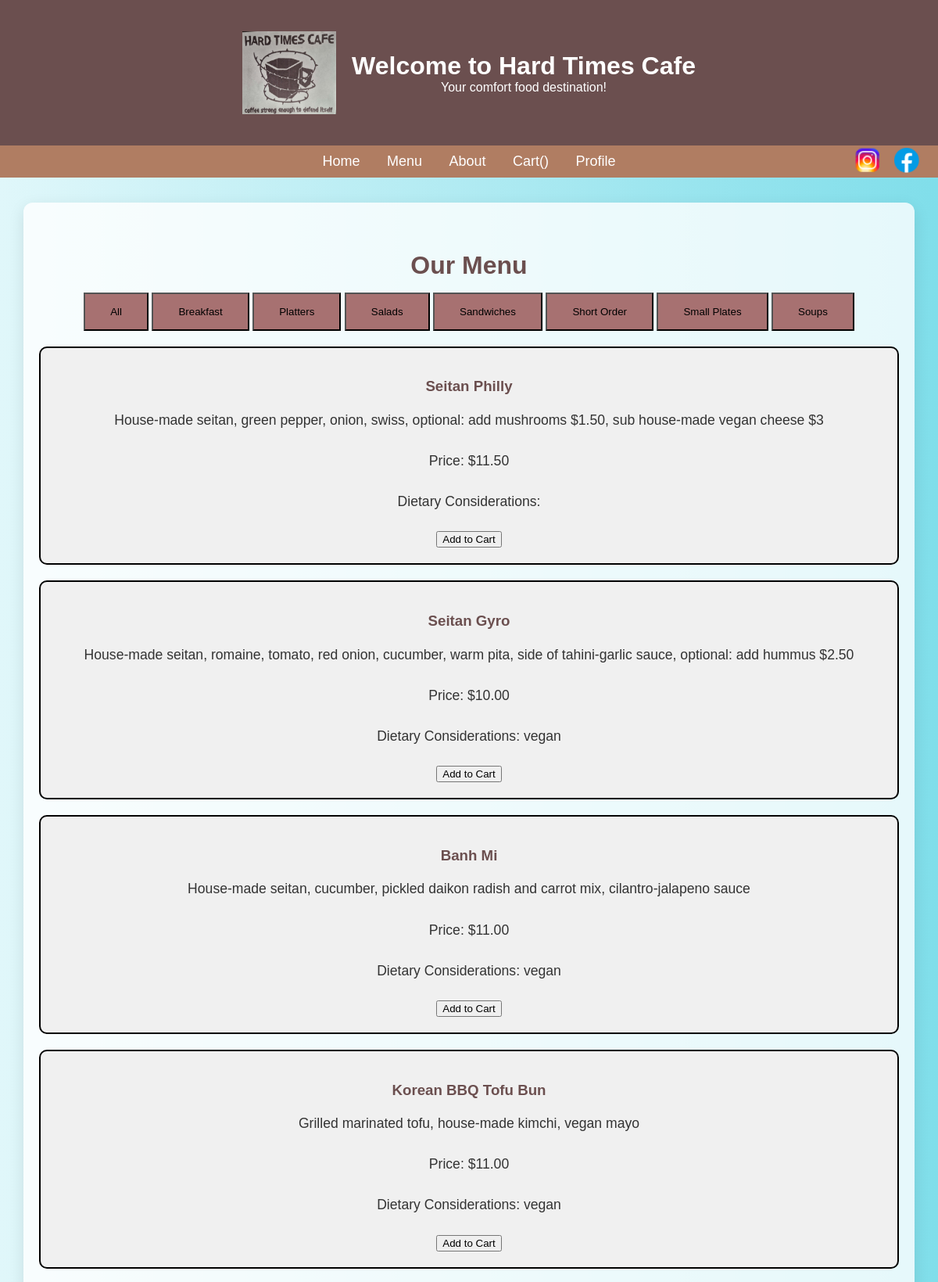
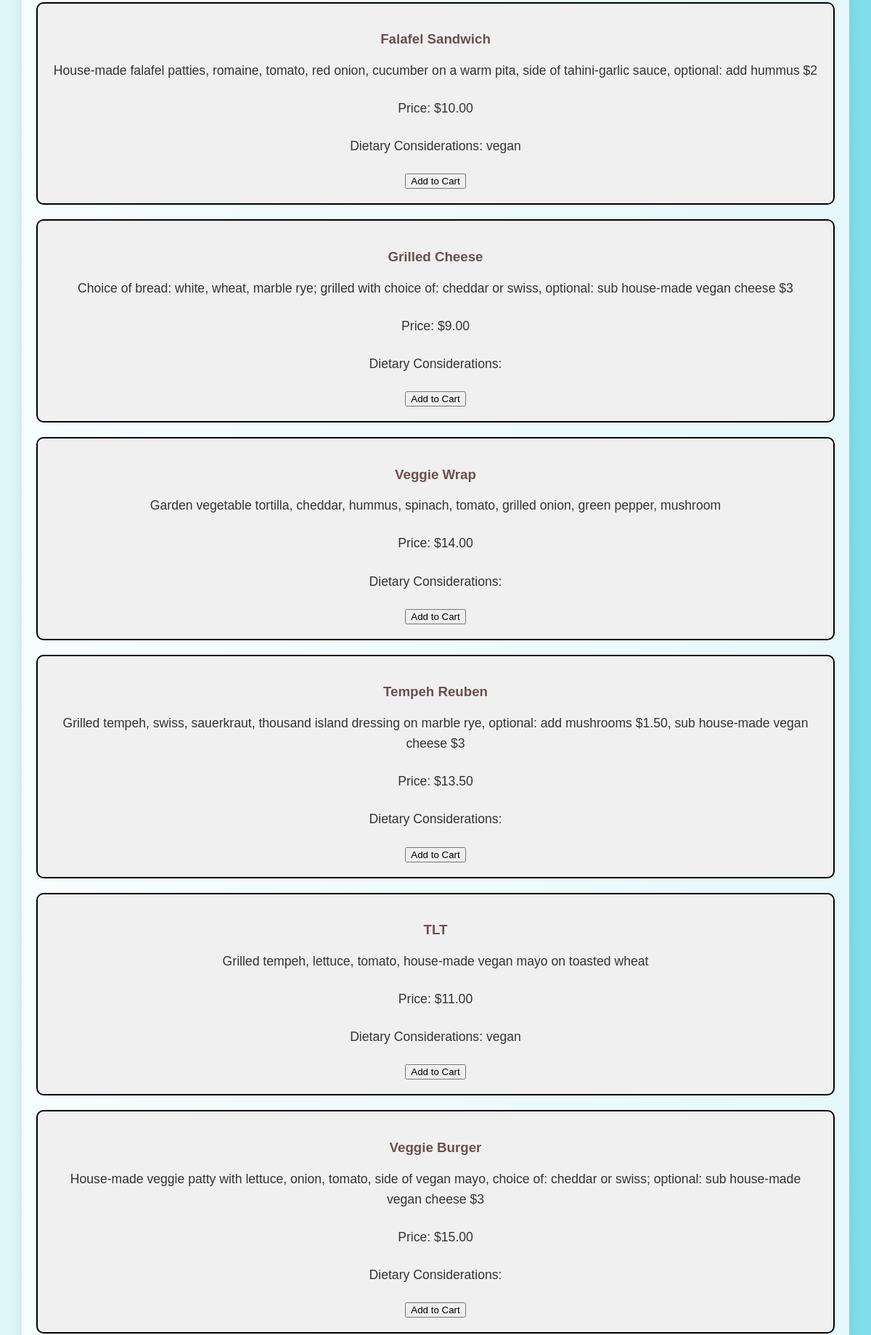
The page /menu (upper part) on the database its author committed (2 pictures, top to bottom).
### app.py (models this page shows, shortened)
class menu_items(db.Model):
    menuId = db.Column(db.Integer, primary_key=True)
    name = db.Column(db.String(100), nullable=False)
    description = db.Column(db.String(100))
    price = db.Column(db.Float, nullable=False)
    denotations = db.Column(db.String(100))
    category = db.Column(db.String(100))
    item = db.relationship('orderDetails', foreign_keys='orderDetails.itemId', backref='menu_items', lazy=True)

### app.py (the view)
@app.route('/menu', methods=['GET'])
def menu():
    category = request.args.get('category', 'all')
    if category == 'all':
        menuItems = menu_items.query.all()
    else:
        menuItems = menu_items.query.filter_by(category=category).all()
    categories = db.session.query(menu_items.category).distinct().order_by(menu_items.category).all()
    return render_template('menu.html', menuItems=menuItems, categories=categories, selected_category=category)

### templates/menu.html (shortened to what this page needs)
<!DOCTYPE html>
<html lang="en">
<head>
    <link rel="stylesheet" href="{{ url_for('static', filename='style.css') }}">
</head>
<body>
    <header>
        <div class="header-container">
            <img src="{{ url_for('static', filename='logo.jpg') }}" alt="Hard Times Cafe Logo" class="logo">
            <div class="header-text">
                <h1>Welcome to Hard Times Cafe</h1>
                <p>Your comfort food destination!</p>
            </div>
        </div>
    </header>
    <div class="nav-social-container">
        <nav class="navbar">
            <ul class="nav-links">
                <li><a href="{{ url_for('home') }}">Home</a></li>
                <li><a href="{{ url_for('menu') }}">Menu</a></li>
                <li><a href="{{ url_for('about') }}">About</a></li>
                <li><a href="{{ url_for('checkout') }}">Cart(<span id="cart-counter">0</span>)</a></li>
                <li><a href="/user">Profile</a></li>
            </ul>
            <div class="social-icons">
                <a href="https://www.instagram.com/hardtimescafempls/?hl=en" target="_blank">
                    <img src="{{ url_for('static', filename='ig_icon.png') }}" alt="Instagram" style="height: 40px;">
                </a>
                <a href="https://www.facebook.com/hardtimescafe/" target="_blank">
                    <img src="{{ url_for('static', filename='fb_icon.png') }}" alt="Facebook" style="height: 40px;">
                </a>
            </div>
        </nav>
    </div>
    <main>
        <h1>Our Menu</h1>
        <div class="categories">
            <button class="button" onclick="window.location.href='/menu'">All</button>
            {% for category in categories %}
                <button class="button" onclick="window.location.href='/menu?category={{ category.category }}'" {% if selected_category == category.category %}class="active"{% endif %}>{{ category.category}}</button>
            {% endfor %}
        </div>
        <div class="menu-items">
            {% for item in menuItems %}
            <div class="menu-item">
                <h3>{{ item.name }}</h3>
                <p>{{ item.description }}</p>
                <p>Price: ${{ "%.2f" | format(item.price) }}</p>
                <p>Dietary Considerations: {{ item.denotations }}</p>
                <button class="add-to-cart"
                        data-id="{{ item.menuId }}"
                        data-name="{{ item.name }}"
                        data-price="{{ item.price }}"> Add to Cart </button>
            </div>
            {% endfor %}
        </div>
    </main>
</body>
</html>

### static/style.css (style rules this page uses)
body { background: linear-gradient(to right, #e0f7fa, #80deea); font-family: Arial, sans-serif; margin: 0; padding: 0; color: #333; }
header { background-color: #6b4f4f; color: white; padding: 20px; text-align: center; }
.header-container { display: flex; align-items: center; justify-content: center; padding: 20px; text-align: center; }
.logo { width: 120px; height: auto; object-fit: contain; margin-right: 20px; }
.header-text h1, .header-text p { margin: 0; }
.nav-social-container { position: relative; }
nav { background-color: #b07d62; padding: 10px 0; }
.nav-links { list-style: none; margin: 0; padding: 0; text-align: center; }
.nav-links li { display: inline-block; }
.nav-links li a { color: white; text-decoration: none; font-size: 18px; padding: 8px 15px; transition: 0.3s ease; border-radius: 5px; }
.social-icons { position: absolute; top: 50%; right: 20px; transform: translateY(-50%); display: flex; gap: 10px; }
.social-icons img { height: 40px; cursor: pointer; transition: transform 0.2s ease-in-out; }
main { padding: 40px 20px; margin: 2rem auto; max-width: 1100px; background: #ffffffcc; border-radius: 12px; box-shadow: 0 6px 20px rgba(0, 0, 0, 0.1); text-align: center; }
main h1, main h2, main h3 { color: #6b4f4f; margin-bottom: 1rem; }
main p { font-size: 1.1rem; line-height: 1.6; margin-bottom: 1.5rem; }

### templates/menu.html (style rules this page uses)
body { background: linear-gradient(to right, #e0f7fa, #80deea); font-family: Arial, sans-serif; margin: 0; padding: 0; }
.menu-item { grid-column: span 2; text-align: center; margin-bottom: 20px; border: 2px solid #000; padding: 20px; background-color: #f0f0f0; border-radius: 10px; }
.button { padding: 15px 32px; background-color: #a77171; margin-bottom: 20px; }

### rows shown on the page
menu_items: name "Seitan Philly", description "House-made seitan, green pepper, onion, swiss, optional: add mushrooms $1.50, sub house-made vegan cheese $3", price "11.50"
menu_items: name "Seitan Gyro", description "House-made seitan, romaine, tomato, red onion, cucumber, warm pita, side of tahini-garlic sauce, optional: add hummus $2.50", price "10.00", denotations "vegan"
menu_items: name "Banh Mi", description "House-made seitan, cucumber, pickled daikon radish and carrot mix, cilantro-jalapeno sauce", price "11.00", denotations "vegan"
menu_items: name "Korean BBQ Tofu Bun", description "Grilled marinated tofu, house-made kimchi, vegan mayo", price "11.00", denotations "vegan"
menu_items: name "Falafel Sandwich", description "House-made falafel patties, romaine, tomato, red onion, cucumber on a warm pita, side of tahini-garlic sauce, optional: add hummus $2", price "10.00", denotations "vegan"
menu_items: name "Grilled Cheese", description "Choice of bread: white, wheat, marble rye; grilled with choice of: cheddar or swiss, optional: sub house-made vegan cheese $3", price "9.00"
menu_items: name "Veggie Wrap", description "Garden vegetable tortilla, cheddar, hummus, spinach, tomato, grilled onion, green pepper, mushroom", price "14.00"
menu_items: name "Tempeh Reuben", description "Grilled tempeh, swiss, sauerkraut, thousand island dressing on marble rye, optional: add mushrooms $1.50, sub house-made vegan cheese $3", price "13.50"
menu_items: name "TLT", description "Grilled tempeh, lettuce, tomato, house-made vegan mayo on toasted wheat", price "11.00", denotations "vegan"
menu_items: name "Veggie Burger", description "House-made veggie patty with lettuce, onion, tomato, side of vegan mayo, choice of: cheddar or swiss; optional: sub house-made vegan cheese $3", price "15.00"

### other values the page prints
{{ category.category }} "Breakfast" "Platters" "Salads" "Sandwiches" "Short Order" "Small Plates" "Soups"
